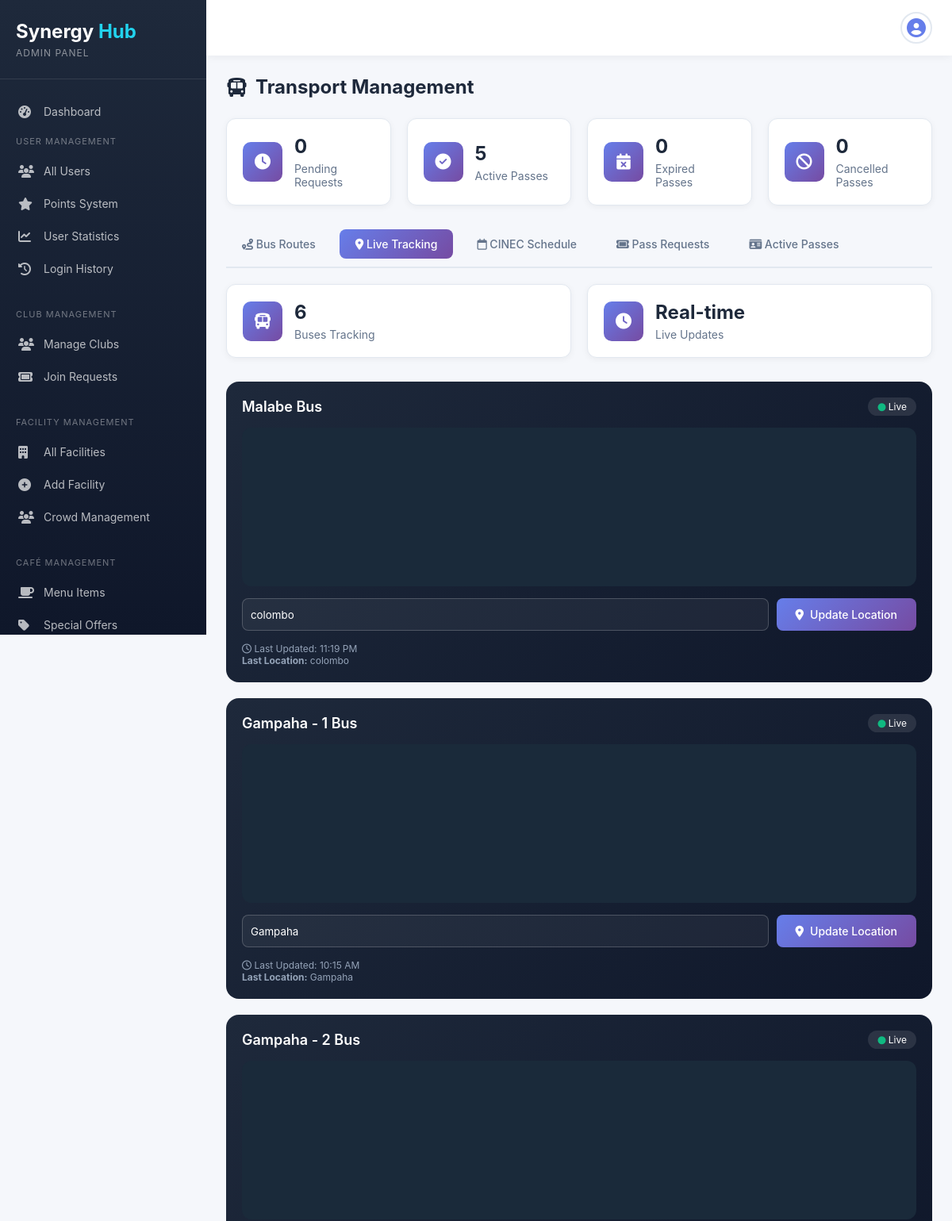
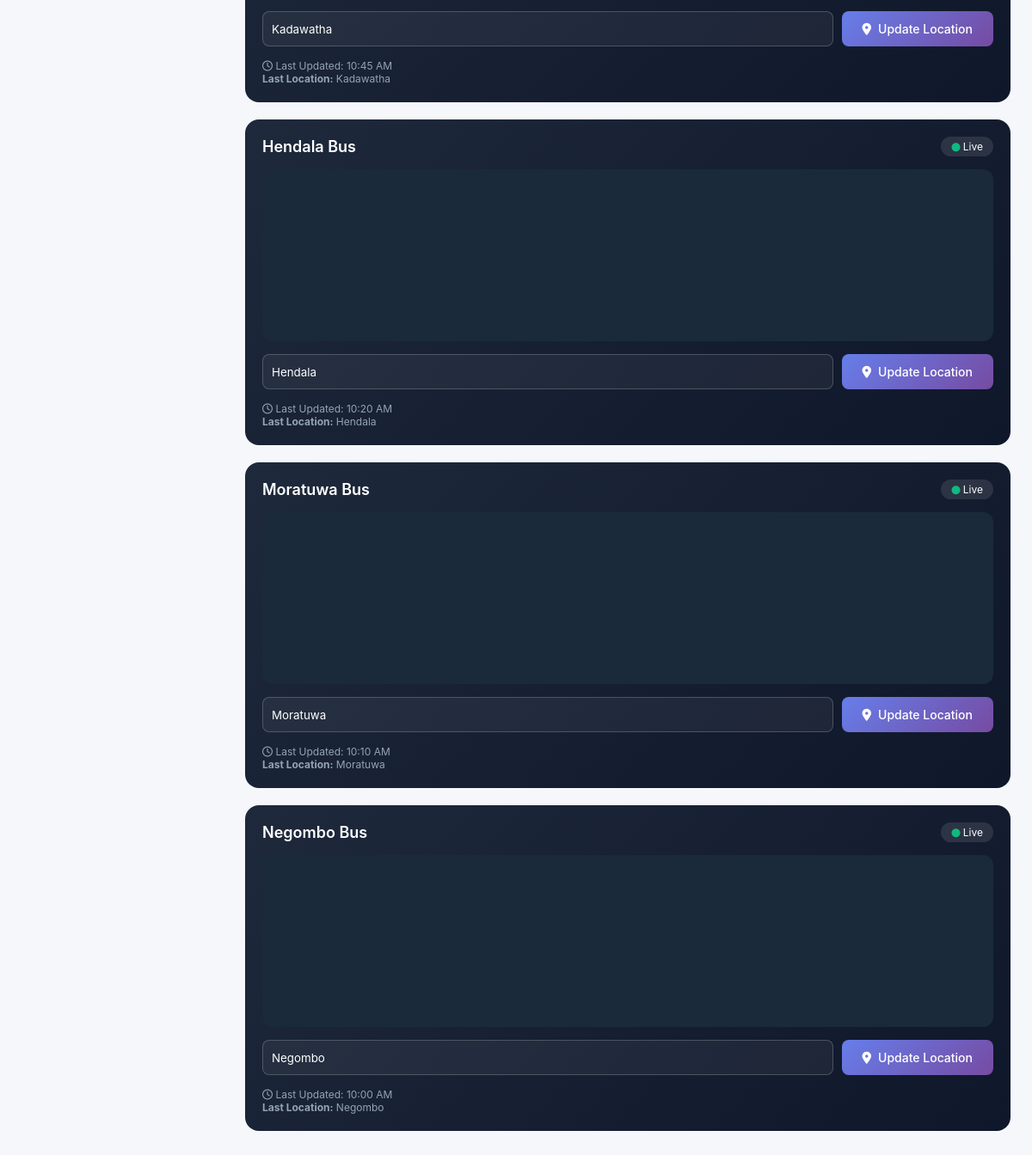
Screenshot of /synergy-hub_Full_Project/admin/transport_management.php?tab=tracking (signed in) with the database file from the repository (2 pictures, top to bottom).
### tables this page shows
CREATE TABLE `bus_routes` (
  `id` int(11) NOT NULL,
  `route_id` varchar(50) DEFAULT NULL,
  `location` varchar(255) DEFAULT NULL,
  `updated_time` varchar(20) DEFAULT NULL,
  `created_at` timestamp NOT NULL DEFAULT current_timestamp()
);

### synergy-hub_Full_Project/admin/transport_management.php (the view, shortened to what this page needs)
<?php
require_once 'middleware.php';
$bus_locations_sql = "SELECT * FROM bus_routes ORDER BY route_id";
$bus_locations_result = mysqli_query($conn, $bus_locations_sql);
$stats_sql = "SELECT
                COUNT(CASE WHEN status='Pending' THEN 1 END) as pending_count,
                COUNT(CASE WHEN status='Active' THEN 1 END) as active_count,
                COUNT(CASE WHEN status='Expired' THEN 1 END) as expired_count,
                COUNT(CASE WHEN status='Cancelled' THEN 1 END) as cancelled_count
              FROM TransportPasses";
$stats_result = mysqli_query($conn, $stats_sql);
$pass_stats = mysqli_fetch_assoc($stats_result);
$route_settings = $_SESSION['transport_settings'] ?? [];
$route_definitions = [
    'cinec' => [
        'name' => 'Malabe',
        'price' => $route_settings['cinec']['price'] ?? 100,
        'frequency' => $route_settings['cinec']['frequency'] ?? 'Every 30 mins',
        'capacity' => $route_settings['cinec']['capacity'] ?? 40,
        'status' => $route_settings['cinec']['status'] ?? 'Active'
    ],
    'gampaha1' => [
        'name' => 'Gampaha - 1',
        'price' => $route_settings['gampaha1']['price'] ?? 120,
        'frequency' => $route_settings['gampaha1']['frequency'] ?? 'Every 45 mins',
        'capacity' => $route_settings['gampaha1']['capacity'] ?? 35,
        'status' => $route_settings['gampaha1']['status'] ?? 'Active'
    ],
    'gampaha2' => [
        'name' => 'Gampaha - 2',
        'price' => $route_settings['gampaha2']['price'] ?? 120,
        'frequency' => $route_settings['gampaha2']['frequency'] ?? 'Every 45 mins',
        'capacity' => $route_settings['gampaha2']['capacity'] ?? 35,
        'status' => $route_settings['gampaha2']['status'] ?? 'Active'
    ],
    'hendala' => [
        'name' => 'Hendala',
        'price' => $route_settings['hendala']['price'] ?? 80,
        'frequency' => $route_settings['hendala']['frequency'] ?? 'Every 20 mins',
        'capacity' => $route_settings['hendala']['capacity'] ?? 30,
        'status' => $route_settings['hendala']['status'] ?? 'Active'
    ],
    'moratuwa' => [
        'name' => 'Moratuwa',
        'price' => $route_settings['moratuwa']['price'] ?? 150,
        'frequency' => $route_settings['moratuwa']['frequency'] ?? 'Every 60 mins',
        'capacity' => $route_settings['moratuwa']['capacity'] ?? 45,
        'status' => $route_settings['moratuwa']['status'] ?? 'Active'
    ],
    'negombo' => [
        'name' => 'Negombo',
        'price' => $route_settings['negombo']['price'] ?? 200,
        'frequency' => $route_settings['negombo']['frequency'] ?? 'Every 90 mins',
        'capacity' => $route_settings['negombo']['capacity'] ?? 50,
        'status' => $route_settings['negombo']['status'] ?? 'Active'
    ],
];
$active_tab = isset($_GET['tab']) ? $_GET['tab'] : 'routes';
?>
<!DOCTYPE html>
<html lang="en">
<head>
    <link rel="stylesheet" href="https://cdnjs.cloudflare.com/ajax/libs/font-awesome/6.5.0/css/all.min.css">
    <link rel="stylesheet" href="admin.css">
</head>
<body>
    <div class="admin-container">
        <?php include 'includes/sidebar.php'; ?>
        <div class="main-content">
            <?php include 'includes/topbar.php'; ?>
            <div class="content">
                <h1 class="page-title">
                    <i class="fa-solid fa-bus"></i> Transport Management
                </h1>
                <div class="stats-grid">
                    <div class="stat-card">
                        <div class="stat-icon">
                            <i class="fa-solid fa-clock"></i>
                        </div>
                        <div class="stat-info">
                            <h3><?php echo $pass_stats['pending_count']; ?></h3>
                            <p>Pending Requests</p>
                        </div>
                    </div>
                    <div class="stat-card">
                        <div class="stat-icon">
                            <i class="fa-solid fa-check-circle"></i>
                        </div>
                        <div class="stat-info">
                            <h3><?php echo $pass_stats['active_count']; ?></h3>
                            <p>Active Passes</p>
                        </div>
                    </div>
                    <div class="stat-card">
                        <div class="stat-icon">
                            <i class="fa-solid fa-calendar-times"></i>
                        </div>
                        <div class="stat-info">
                            <h3><?php echo $pass_stats['expired_count']; ?></h3>
                            <p>Expired Passes</p>
                        </div>
                    </div>
                    <div class="stat-card">
                        <div class="stat-icon">
                            <i class="fa-solid fa-ban"></i>
                        </div>
                        <div class="stat-info">
                            <h3><?php echo $pass_stats['cancelled_count']; ?></h3>
                            <p>Cancelled Passes</p>
                        </div>
                    </div>
                </div>
                <div class="transport-tabs">
                    <a href="transport_management.php?tab=routes" class="transport-tab <?php echo $active_tab == 'routes' ? 'active' : ''; ?>">
                        <i class="fa-solid fa-route"></i> Bus Routes
                    </a>
                    <a href="transport_management.php?tab=tracking" class="transport-tab <?php echo $active_tab == 'tracking' ? 'active' : ''; ?>">
                        <i class="fa-solid fa-location-dot"></i> Live Tracking
                    </a>
                    <a href="transport_management.php?tab=schedule" class="transport-tab <?php echo $active_tab == 'schedule' ? 'active' : ''; ?>">
                        <i class="fa-regular fa-calendar"></i> CINEC Schedule
                    </a>
                    <a href="transport_management.php?tab=requests" class="transport-tab <?php echo $active_tab == 'requests' ? 'active' : ''; ?>">
                        <i class="fa-solid fa-ticket"></i> Pass Requests
                    </a>
                    <a href="transport_management.php?tab=passes" class="transport-tab <?php echo $active_tab == 'passes' ? 'active' : ''; ?>">
                        <i class="fa-solid fa-id-card"></i> Active Passes
                    </a>
                </div>
                <div id="tab-tracking" class="tab-content <?php echo $active_tab == 'tracking' ? 'active' : ''; ?>">
                    <div class="stats-grid">
                        <div class="stat-card">
                            <div class="stat-icon">
                                <i class="fa-solid fa-bus"></i>
                            </div>
                            <div class="stat-info">
                                <h3><?php echo mysqli_num_rows($bus_locations_result); ?></h3>
                                <p>Buses Tracking</p>
                            </div>
                        </div>
                        <div class="stat-card">
                            <div class="stat-icon">
                                <i class="fa-solid fa-clock"></i>
                            </div>
                            <div class="stat-info">
                                <h3>Real-time</h3>
                                <p>Live Updates</p>
                            </div>
                        </div>
                    </div>
                    <?php foreach($route_definitions as $key => $route):
                        $location_sql = "SELECT * FROM bus_routes WHERE route_id = ?";
                        $location_stmt = mysqli_prepare($conn, $location_sql);
                        mysqli_stmt_bind_param($location_stmt, "s", $key);
                        mysqli_stmt_execute($location_stmt);
                        $location_result = mysqli_stmt_get_result($location_stmt);
                        $location_data = mysqli_fetch_assoc($location_result);
                    ?>
                    <div class="location-card">
                        <div class="location-header">
                            <span class="location-name"><?php echo $route['name']; ?> Bus</span>
                            <span class="location-status">
                                <i class="fa-solid fa-circle" style="color: #10b981; font-size: 10px;"></i> Live
                            </span>
                        </div>
                        <div class="map-preview">
                        <iframe id="map-<?php echo $key; ?>"
                            src="https://www.google.com/maps/embed?pb=!1m18!1m12!1m3!1d3960.783515024766!2d79.97036937587595!3d6.916460618471185!2m3!1f0!2f0!3f0!3m2!1i1024!2i768!4f13.1!3m3!1m2!1s0x3ae256db1a677131%3A0x2c6145384bc19bc8!2sCINEC%20Campus!5e0!3m2!1sen!2slk!4v1700000000000"
                            allowfullscreen="" loading="lazy">
                        </iframe>
                        </div>
                        <form method="POST">
                            <div class="location-input-group">
                                <input type="text" name="location" placeholder="Current Location"
                                       value="<?php echo htmlspecialchars($location_data['location'] ?? ''); ?>">
                                <button type="submit" name="update_location" class="btn btn-primary">
                                    <i class="fa-solid fa-location-dot"></i> Update Location
                                </button>
                            </div>
                        </form>
                        <div style="font-size: 12px; color: #94a3b8;">
                            <i class="fa-regular fa-clock"></i>
                            Last Updated: <?php echo $location_data['updated_time'] ?? 'Never'; ?>
                            <?php if($location_data['location']): ?>
                                <br><strong>Last Location:</strong> <?php echo htmlspecialchars($location_data['location']); ?>
                            <?php endif; ?>
                        </div>
                    </div>
                    <?php endforeach; ?>
                </div>
            </div>
        </div>
    </div>
</body>
</html>

### synergy-hub_Full_Project/admin/admin.css (style rules this page uses)
* { margin: 0; padding: 0; box-sizing: border-box; font-family: -apple-system, BlinkMacSystemFont, 'Segoe UI', Roboto, Oxygen, Ubuntu, sans-serif; }
body { background: #f5f7fb; }
.admin-container { display: flex; min-height: 100vh; }
.main-content { flex: 1; margin-left: 260px; min-width: 0; }
.content { padding: 25px; }
.page-title { font-size: 24px; color: #1e293b; margin-bottom: 25px; display: flex; align-items: center; gap: 10px; }
.stats-grid { display: grid; grid-template-columns: repeat(auto-fit, minmax(280px, 1fr)); gap: 20px; margin-bottom: 30px; }
.stat-card { background: white; border-radius: 16px; padding: 20px; box-shadow: 0 2px 8px rgba(0,0,0,0.05); display: flex; align-items: center; gap: 15px; position: relative; transition: all 0.3s; border: 1px solid #e2e8f0; }
.stat-icon { width: 60px; height: 60px; border-radius: 12px; display: flex; align-items: center; justify-content: center; font-size: 24px; }
.stat-info { flex: 1; }
.btn { padding: 12px 24px; border: none; border-radius: 8px; font-size: 14px; font-weight: 500; cursor: pointer; transition: all 0.3s; display: inline-flex; align-items: center; gap: 8px; }
.btn-primary { background: linear-gradient(135deg, #667eea 0%, #764ba2 100%); color: white; }

### synergy-hub_Full_Project/admin/transport_management.php (style rules this page uses)
.transport-tabs { display: flex; gap: 10px; margin-bottom: 20px; border-bottom: 2px solid #e2e8f0; padding-bottom: 10px; flex-wrap: wrap; }
.transport-tab { padding: 10px 20px; background: none; border: none; color: #64748b; cursor: pointer; font-size: 14px; font-weight: 500; border-radius: 8px; transition: all 0.3s; text-decoration: none; display: inline-block; }
.transport-tab.active { background: linear-gradient(135deg, #667eea 0%, #764ba2 100%); color: white; }
.tab-content { display: none; }
.tab-content.active { display: block; }
.stats-grid { display: grid; grid-template-columns: repeat(auto-fit, minmax(200px, 1fr)); gap: 20px; margin-bottom: 30px; }
.stat-card { background: white; border-radius: 12px; padding: 20px; box-shadow: 0 2px 8px rgba(0,0,0,0.05); display: flex; align-items: center; gap: 15px; }
.stat-icon { width: 50px; height: 50px; background: linear-gradient(135deg, #667eea 0%, #764ba2 100%); border-radius: 10px; display: flex; align-items: center; justify-content: center; color: white; font-size: 20px; }
.stat-info h3 { font-size: 24px; color: #1e293b; margin: 0; }
.stat-info p { color: #64748b; margin: 5px 0 0; font-size: 14px; }
.location-card { background: linear-gradient(135deg, #1e293b 0%, #0f172a 100%); border-radius: 16px; padding: 20px; margin-bottom: 20px; color: white; }
.location-header { display: flex; justify-content: space-between; align-items: center; margin-bottom: 15px; }
.location-name { font-size: 18px; font-weight: 600; }
.location-status { font-size: 12px; padding: 4px 12px; border-radius: 20px; background: rgba(255,255,255,0.1); }
.map-preview { height: 200px; background: #1a2a3a; border-radius: 12px; margin: 15px 0; overflow: hidden; }
.map-preview iframe { width: 100%; height: 100%; border: none; }
.location-input-group { display: flex; gap: 10px; margin: 15px 0; }
.location-input-group input { flex: 1; padding: 10px; border: 1px solid rgba(255,255,255,0.2); border-radius: 8px; background: rgba(255,255,255,0.05); color: white; }
.location-input-group input::placeholder { color: #64748b; }

### rows the page displays
bus_routes: name "Malabe", location "colombo", updated_time "11:19 PM"
bus_routes: name "Gampaha - 1", location "Gampaha", updated_time "10:15 AM"
bus_routes: name "Gampaha - 2", location "Kadawatha", updated_time "10:45 AM"
bus_routes: name "Hendala", location "Hendala", updated_time "10:20 AM"
bus_routes: name "Moratuwa", location "Moratuwa", updated_time "10:10 AM"
bus_routes: name "Negombo", location "Negombo", updated_time "10:00 AM"

### other values shown
$pass_stats['pending_count'] "0"
$pass_stats['active_count'] "5"
$pass_stats['expired_count'] "0"
$pass_stats['cancelled_count'] "0"
mysqli_num_rows($bus_locations_result) "6"
